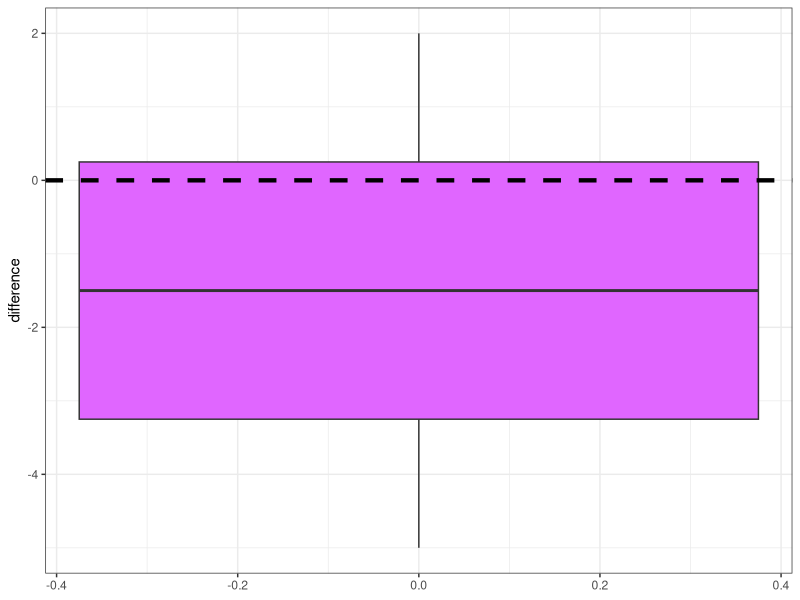

This chart was generated by the following R code:
## ---- chunk 1
knitr::opts_chunk$set(echo = TRUE)
library(dplyr)
library(ggplot2)
bt_samp <- read.csv(here::here("data/body_temp_hr.csv"))
caterpillar <- read.csv(here::here("data/caterpillar.csv"))
## ---- chunk 2
# simulated data values
y <- c(6.2, 6.8, 7.3, 6.4, 6.3)
## ---- chunk 3
y_bar <- mean(y)
y_bar
mu_0 <- 7
mu_0
y_sd <- sd(y)
y_sd
y_sem <- y_sd / sqrt(length(y))
y_sem
## ---- chunk 4
t_stat <- (y_bar - mu_0) / y_sem
t_stat
## ---- chunk 5
t_crit <- qt(0.025, df = 4)
round(t_crit, 2)
## ---- chunk 6
abs(t_stat) > abs(t_crit)
## ---- chunk 7
one_samp_p_val <- pt(abs(t_stat), df = 4, lower.tail = FALSE) * 2
one_samp_p_val
## ---- chunk 8
one_sample_fit <- lm(y - mu_0 ~ 1)
summary(one_sample_fit)
## ---- chunk 9
y_bar - mu_0
y_sd
y_sem
t_crit
one_samp_p_val
## ---- chunk 10
tree <- data.frame(
  elevation = rep(c("Low", "High"), each = 10),
  dens = c(16, 14, 18, 17, 29, 31, 14, 16, 22, 15, 2, 11, 6, 8, 0, 3, 19, 1, 6, 5))
## ---- chunk 11
tree_summary <- tree %>%
  group_by(elevation) %>%
  summarise(mean_density = mean(dens),
            sd_density = sd(dens),
            sqrt_n = sqrt(n())) %>%
  mutate(sem = sd_density / sqrt_n) %>%
  # change it from a tibble to a data.frame to make
  # next steps easier
  as.data.frame()
tree_summary
## ---- chunk 12
y_high <- tree_summary[1,2]
y_high
y_low <- tree_summary[2,2]
y_low
sem_high <- tree_summary[1,5]
sem_high
sem_low <- tree_summary[2,5]
sem_low
## ---- chunk 13
t_stat_trees <- (y_low - y_high) / sqrt(sem_high^2 + sem_low^2)
t_stat_trees
## ---- chunk 14
t_crit_trees <- qt(0.025, df = 18)
t_crit_trees
## ---- chunk 15
abs(t_stat_trees) > abs(t_crit_trees)
## ---- chunk 16
two_samp_p_val <- pt(abs(t_stat_trees), df = 18, lower.tail = FALSE) * 2
two_samp_p_val
## ---- chunk 17
two_sample_fit <- lm(dens ~ elevation, data = tree)
summary(two_sample_fit)
## ---- chunk 18
caterpillar
## ---- chunk 19
cat_diff <- caterpillar %>%
  group_by(plot_number) %>%
  summarize(
    difference = diff(caterpillar_count))
cat_diff
## ---- chunk 20
cat_diff %>%
  ggplot(aes(y = difference)) +
  geom_boxplot(fill = "mediumorchid1") +
  geom_hline(yintercept = 0,
             linetype = "dashed",
             size = 1.5) +
  theme_bw()
## ---- chunk 21
paired_fit <- lm(difference ~ 1, data = cat_diff)
summary(paired_fit)
